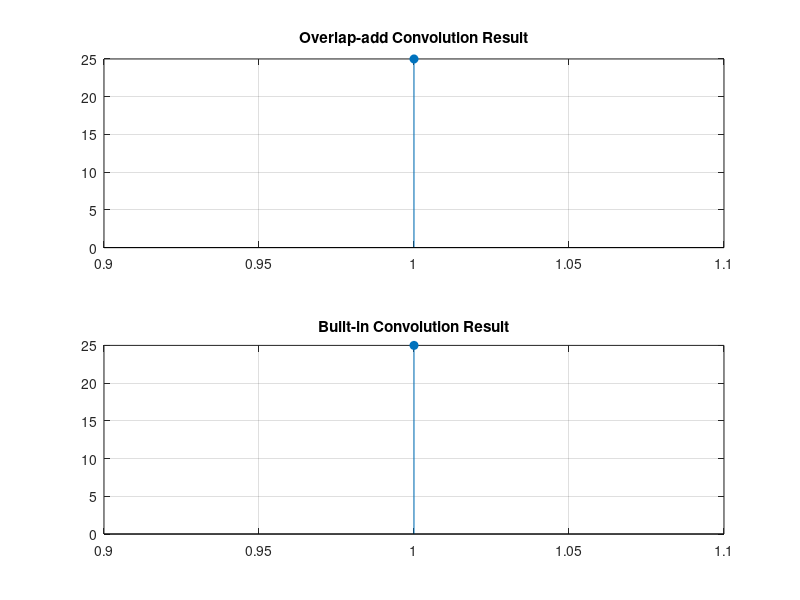

Source code (MATLAB):
%Overlap Add

clc;
clear all;
close all;

x = input('Enter the input x(n): ');
h = input('Enter the input h(n): ');
L = length(h); 
N = length(x);
M = length(h);

x_padded = [x, zeros(1, L - 1)];
y = zeros(1, N + M +1);
num_sections = (N + L - 1) / L; 

for n = 0:num_sections-1
 start_idx = n * L + 1;
 end_idx = start_idx + L - 1;
 x_section = x_padded(start_idx:min(end_idx, end));
 conv_result = conv(x_section, h);
 y(start_idx:start_idx + length(conv_result) - 1) = y(start_idx:start_idx + length(conv_result) - 1) + conv_result;
end

y = y(1:N + M - 1);
y_builtin = conv(x, h);
disp('Overlap-add convolution result:');
disp(y);
disp('Built-in convolution result:');
disp(y_builtin);

figure;
subplot(2, 1, 1);
stem(y, 'filled');
title('Overlap-add Convolution Result');
grid on;
subplot(2, 1, 2);
stem(y_builtin, 'filled');
title('Built-in Convolution Result');
grid on;